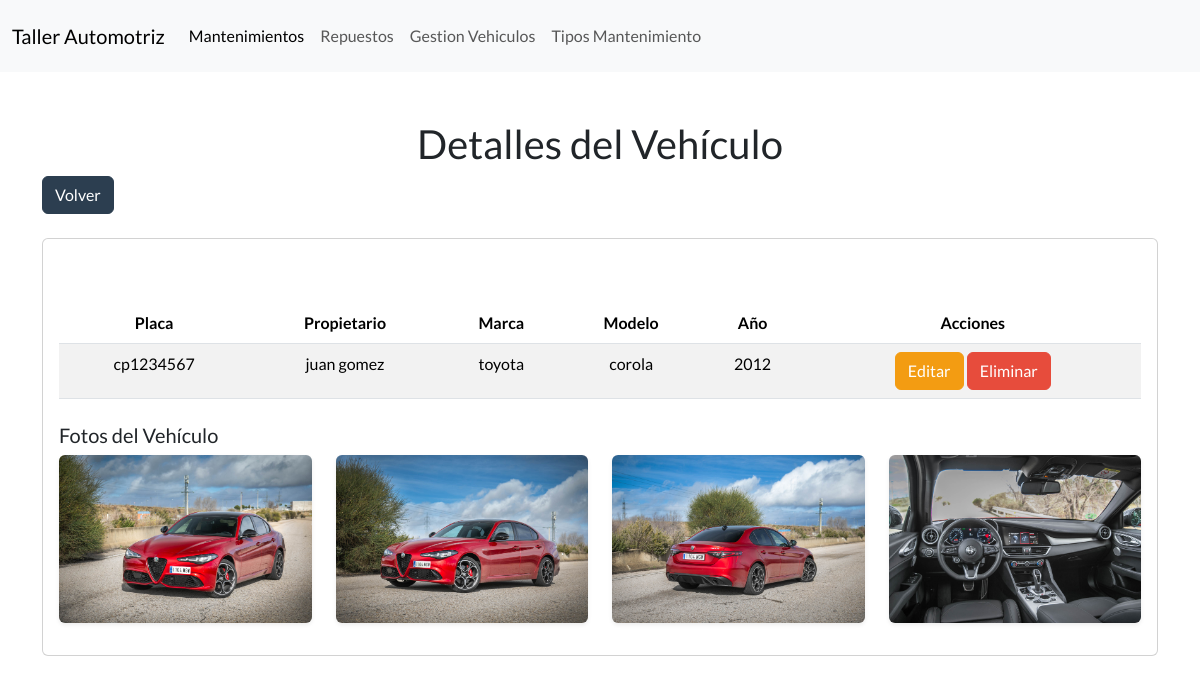
/vehiculo/1/, run on the app's committed database.
### Aplicaciones/Taller/models.py (models this page shows, shortened)
class Vehiculo(models.Model): # * Modelo para representar un vehículo
    id = models.AutoField(primary_key=True)  # ~ Campo autoincremental
    placa_vehiculo = models.CharField(max_length=9, unique=True, blank=True)  #~ Visible al usuario
    nombre_propietario = models.CharField(max_length=100)
    marca = models.CharField(max_length=50)
    modelo = models.CharField(max_length=50)
    anio = models.PositiveIntegerField() # ~ tipo de dato para años (enteros positivos)

class FotoVehiculo(models.Model):
    vehiculo = models.ForeignKey(Vehiculo, on_delete=models.CASCADE, related_name='fotos') # * Relación con el modelo Vehiculo, eliminando fotos si se elimina el vehículo
    imagen = models.ImageField(upload_to='fotos_vehiculos/')  # Requiere Pillow instalado

### Aplicaciones/Taller/views.py (the view)
# urls.py: path('vehiculo/<int:id>/', views.detalle_vehiculo, name='detalle_vehiculo'), # * Mapea la URL 'vehiculo/<id>/' a la vista detalle_vehiculo
def detalle_vehiculo(request, id):
    vehiculo = get_object_or_404(Vehiculo, id=id)
    return render(request, 'detalle_vehiculo.html', {'vehiculo': vehiculo})

### Aplicaciones/Taller/templates/detalle_vehiculo.html (shortened to what this page needs)
{% extends "plantilla.html" %}
{% load static %}
{% block content %}
<div class="container mt-5">
    <h2 class="text-center">Detalles del Vehículo</h2>
    <a href="{% url 'gestion_vehiculos' %}" class="btn btn-primary ">
        Volver
    </a>
    <div class="card mt-4">
        <div class="card-body">
            <table class="table table-striped table-hover text-center mt-5" id="tabla-repuestos">
                <thead>
                    <tr>
                        <th>Placa</th>
                        <th>Propietario</th>
                        <th>Marca</th>
                        <th>Modelo</th>
                        <th>Año</th>
                        <th>Acciones</th>
                    </tr>
                </thead>
                <tbody>
                    <tr>
                        <td>{{ vehiculo.placa_vehiculo }}</td>
                        <td>{{ vehiculo.nombre_propietario }}</td>
                        <td>{{ vehiculo.marca }}</td>
                        <td>{{ vehiculo.modelo }}</td>
                        <td>{{ vehiculo.anio }}</td>
                        <td>
                            <button type="button" class="btn btn-warning" data-bs-toggle="modal" data-bs-target="#exampleModal">
                                Editar
                            </button>
                            <a href="Javascript:void(0)" class="btn btn-danger" onclick="eliminarFila('{% url 'eliminar_vehiculo' vehiculo.id %}', 'Vehículos')">Eliminar</a>
                        </td>
                    </tr>
                </tbody>
            </table>
            <h5 class="mt-4">Fotos del Vehículo</h5>
            <div class="row">
                {% for foto in vehiculo.fotos.all %}
                    <div class="col-md-3 mb-3">
                        <a href="{{ foto.imagen.url }}" data-lightbox="galeria-vehiculo" data-title="Foto {{ forloop.counter }}">
                        <img src="{{ foto.imagen.url }}" alt="Foto del vehículo" class="img-fluid rounded shadow-sm">
                        </a>
            </div>
                {% empty %}
                <p class="text-muted">No hay fotos disponibles para este vehículo.</p>
                {% endfor %}
            </div>
        </div>
    </div>
</div>
{% endblock %}

### data on the page
Vehiculo: placa_vehiculo "cp1234567", nombre_propietario "juan gomez", marca "toyota", modelo "corola", anio "2012"
FotoVehiculo: imagen (picture)
FotoVehiculo: imagen (picture)
FotoVehiculo: imagen (picture)
FotoVehiculo: imagen (picture)
